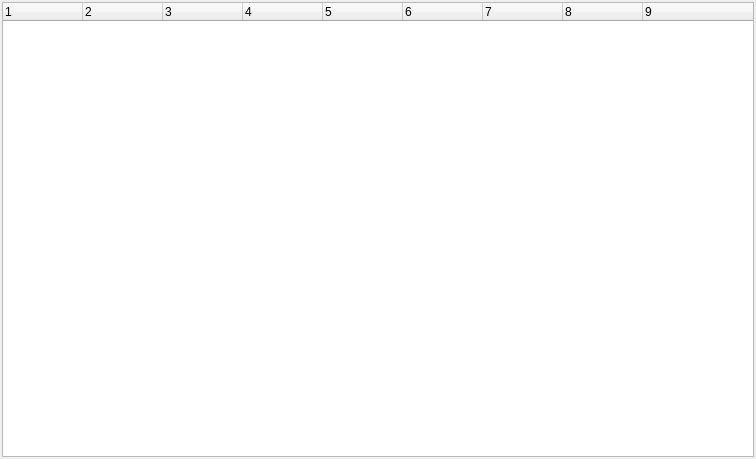
<?xml version="1.0" encoding="UTF-8"?>
<ui version="4.0">
 <class>CanStatusWindow</class>
 <widget class="QWidget" name="CanStatusWindow">
  <property name="geometry">
   <rect>
    <x>0</x>
    <y>0</y>
    <width>756</width>
    <height>459</height>
   </rect>
  </property>
  <property name="windowTitle">
   <string>Can Status</string>
  </property>
  <layout class="QVBoxLayout" name="verticalLayout">
   <property name="leftMargin">
    <number>2</number>
   </property>
   <property name="topMargin">
    <number>2</number>
   </property>
   <property name="rightMargin">
    <number>2</number>
   </property>
   <property name="bottomMargin">
    <number>2</number>
   </property>
   <item>
    <widget class="QTreeWidget" name="treeWidget">
     <property name="indentation">
      <number>0</number>
     </property>
     <property name="itemsExpandable">
      <bool>false</bool>
     </property>
     <property name="columnCount">
      <number>9</number>
     </property>
     <attribute name="headerDefaultSectionSize">
      <number>80</number>
     </attribute>
     <column>
      <property name="text">
       <string notr="true">1</string>
      </property>
     </column>
     <column>
      <property name="text">
       <string notr="true">2</string>
      </property>
     </column>
     <column>
      <property name="text">
       <string notr="true">3</string>
      </property>
     </column>
     <column>
      <property name="text">
       <string notr="true">4</string>
      </property>
     </column>
     <column>
      <property name="text">
       <string notr="true">5</string>
      </property>
     </column>
     <column>
      <property name="text">
       <string notr="true">6</string>
      </property>
     </column>
     <column>
      <property name="text">
       <string notr="true">7</string>
      </property>
     </column>
     <column>
      <property name="text">
       <string notr="true">8</string>
      </property>
     </column>
     <column>
      <property name="text">
       <string notr="true">9</string>
      </property>
     </column>
    </widget>
   </item>
  </layout>
 </widget>
 <resources/>
 <connections/>
</ui>
